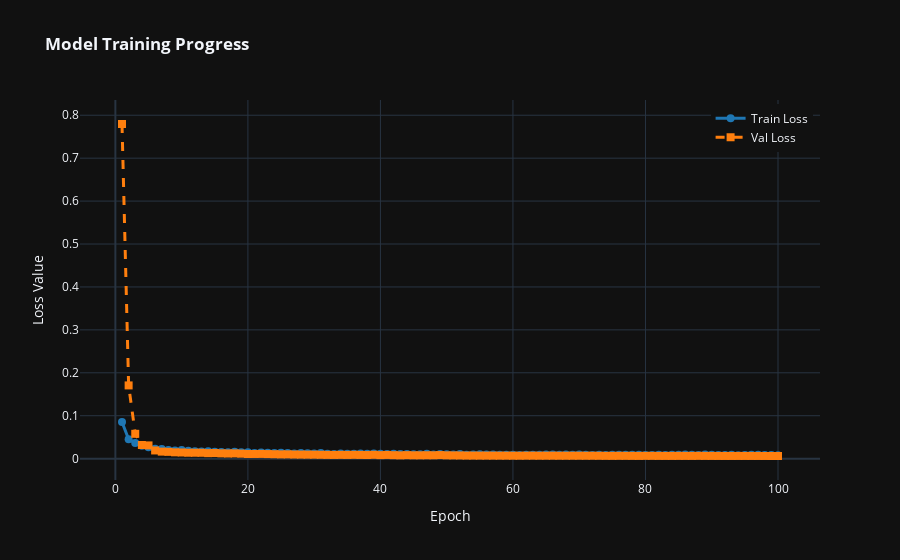

The code cell stored with this chart in its notebook:
### Code cell
#######################################
## Drawing Train and Val loss curves ##
#######################################

def plot_train_val_loss_curves(epochs, train_loss_list, val_loss_list):
    import plotly.graph_objects as pgo
    import numpy as np
    
    # 1. Define the X-axis (epochs)
    epoch_axis = np.arange(1, epochs + 1, 1)

    fig = pgo.Figure()

    # 2. Add Training Loss
    fig.add_trace(pgo.Scatter(
        x=epoch_axis,
        y=train_loss_list,
        mode='lines+markers',
        name='Train Loss',
        line=dict(color='#1f77b4', width=3),
        marker=dict(size=8)
    ))

    # 3. Add Validation Loss
    fig.add_trace(pgo.Scatter(
        x=epoch_axis,
        y=val_loss_list,
        mode='lines+markers',
        name='Val Loss',
        line=dict(color='#ff7f0e', width=3, dash='dash'),
        marker=dict(size=8, symbol='square')
    ))

    # 4. Layout & Styling
    fig.update_layout(
        title='<b>Model Training Progress</b>',
        xaxis_title='Epoch',
        yaxis_title='Loss Value',
        template='plotly_dark', # Clean dark background
        hovermode='x unified',   # Shows both values on hover
        legend=dict(yanchor="top", y=0.99, xanchor="right", x=0.99)
    )

    fig.show()
    
plot_train_val_loss_curves(epochs, train_loss_list, val_loss_list)
